Frame 1 (no input): blank canvas, image omitted
Frame 60 (no input): blank canvas, image omitted
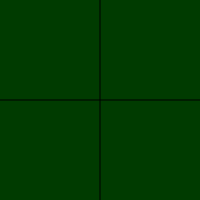
Frame 120 (the mouse pressed at the canvas centre since frame 60)

The p5.js sketch whose frames 1 and 60 were blank and that drew this single picture after the mouse press (run headless with seeded random() and noise() and a simulated clock; from frame 60 on, the mouse is pressed at the canvas centre):

// p5.js sketch
// ── sketch.js
var r = 0;
var g = 0;
var b = 0;

function setup() {
	createCanvas(200, 200);
}

function draw() {
	background(r, g, b);

	// divide canvas into quads
	stroke(0);
	line(width/2, 0, width/2, height)
	line(0, height/2, width, height/2)

	if (mouseX > width/2) {
		r = r + 1;
	} else {
		r = r - 1;
	}

	if (mouseY > height/2) {
		b = b + 1;
	} else {
		b = b - 1;
	}

	if (mouseIsPressed) {
		g = g + 1;
	} else {
		g = g - 1; 
	}

	r = constrain(r, 0, 255)
	g = constrain(g, 0, 255)
	b = constrain(b, 0, 255)
}
